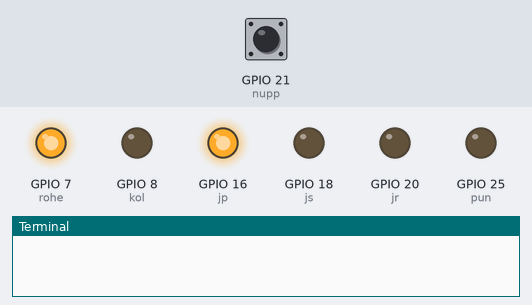
The program below on a simulated Raspberry Pi (BCM pin numbers). Shown: output pins drawn as LEDs (lit = HIGH), the last lines printed to the terminal. Inputs (shaded band) come from the test bench; at power-on: GPIO 21 (nupp) HIGH.

Above: at 1.2 s.
1.3 s: GPIO 21 (nupp) pulled LOW for 0.15 s
At 1.8 s:
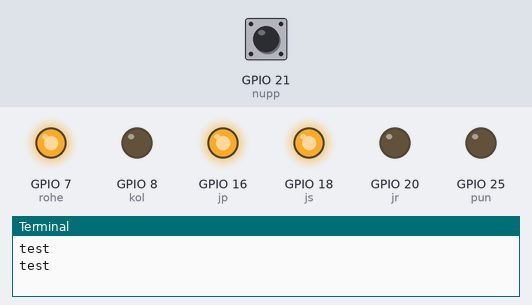
At 6.6 s:
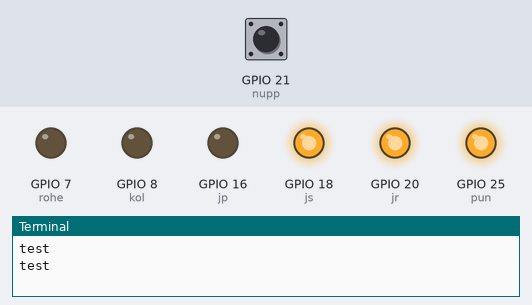
10.4 s: GPIO 21 (nupp) pulled LOW for 1 s
At 32.5 s:
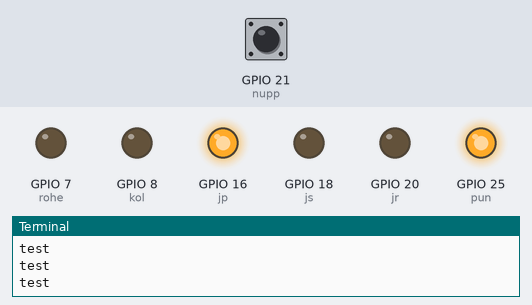
Timing chart, 0 to 46.8 s (numbered marks = the images above; inputs shaded):
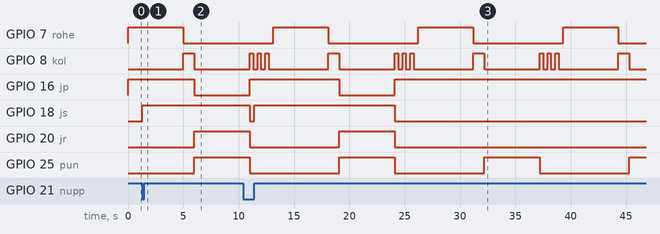

Measured:
- after the input at 1.3 s, GPIO 16 (jp): HIGH → LOW after 4.7 s; GPIO 18 (js): LOW → HIGH at once; GPIO 20 (jr): LOW → HIGH after 4.7 s
- by itself, GPIO 7 (rohe), GPIO 25 (pun): alternates HIGH for 5.0 s and LOW for 8.1 s
- by itself, GPIO 8 (kol): repeats every 13.1 s: 2 × (LOW 0.40 s, HIGH 0.30 s), LOW 5.4 s, HIGH 1.0 s, LOW 5.0 s, HIGH 0.30 s

The program:

raspberrypi.interrupt.py
```python
pun = 25
kol = 8
rohe = 7
nupp = 21
jp = 16
jr = 20
js = 18

import RPi.GPIO as GPIO
import time

GPIO.setmode(GPIO.BCM)
nupp_vajutatud = False

GPIO.setup(pun, GPIO.OUT)
GPIO.setup(kol, GPIO.OUT)
GPIO.setup(rohe, GPIO.OUT)
GPIO.setup(jp, GPIO.OUT)
GPIO.setup(jr, GPIO.OUT)
GPIO.setup(js, GPIO.OUT)
GPIO.setup(nupp, GPIO.IN, pull_up_down=GPIO.PUD_UP)
def button_released(channel):
    global nupp_vajutatud
    print('test')
    nupp_vajutatud = True
    GPIO.output(js, True)

GPIO.add_event_detect(21, GPIO.BOTH, callback=button_released, bouncetime=100)

GPIO.output(pun, False)
GPIO.output(kol, False)
GPIO.output(rohe, False)
GPIO.output(jp, True)

try:
    while True:

        GPIO.output (rohe, True)
        time.sleep(5)


        GPIO.output (rohe, False)
        GPIO.output (kol, True)

        time.sleep(1)


        GPIO.output (kol, False)
        GPIO.output (pun, True)
        if nupp_vajutatud == True:
            GPIO.output(jp, False)
            GPIO.output(jr, True)
            time.sleep(5)
            GPIO.output(jr,False)
            GPIO.output(jp, True)
            GPIO.output(js, False)
            nupp_vajutatud = False
        else:

            time.sleep(5)

        GPIO.output (pun, False)
        GPIO.output (kol, True)

        time.sleep(0.3)
        GPIO.output(kol, False)

        time.sleep(0.4)

        GPIO.output(kol, True)

        time.sleep(0.3)


        GPIO.output(kol, False)

        time.sleep(0.4)
        GPIO.output (kol, True)

        time.sleep(0.3)
        GPIO.output(kol, False)

        time.sleep(0.4)
except KeyboardInterrupt:
    print("Keyboard interrupt")
finally:
    GPIO.cleanup()
```
